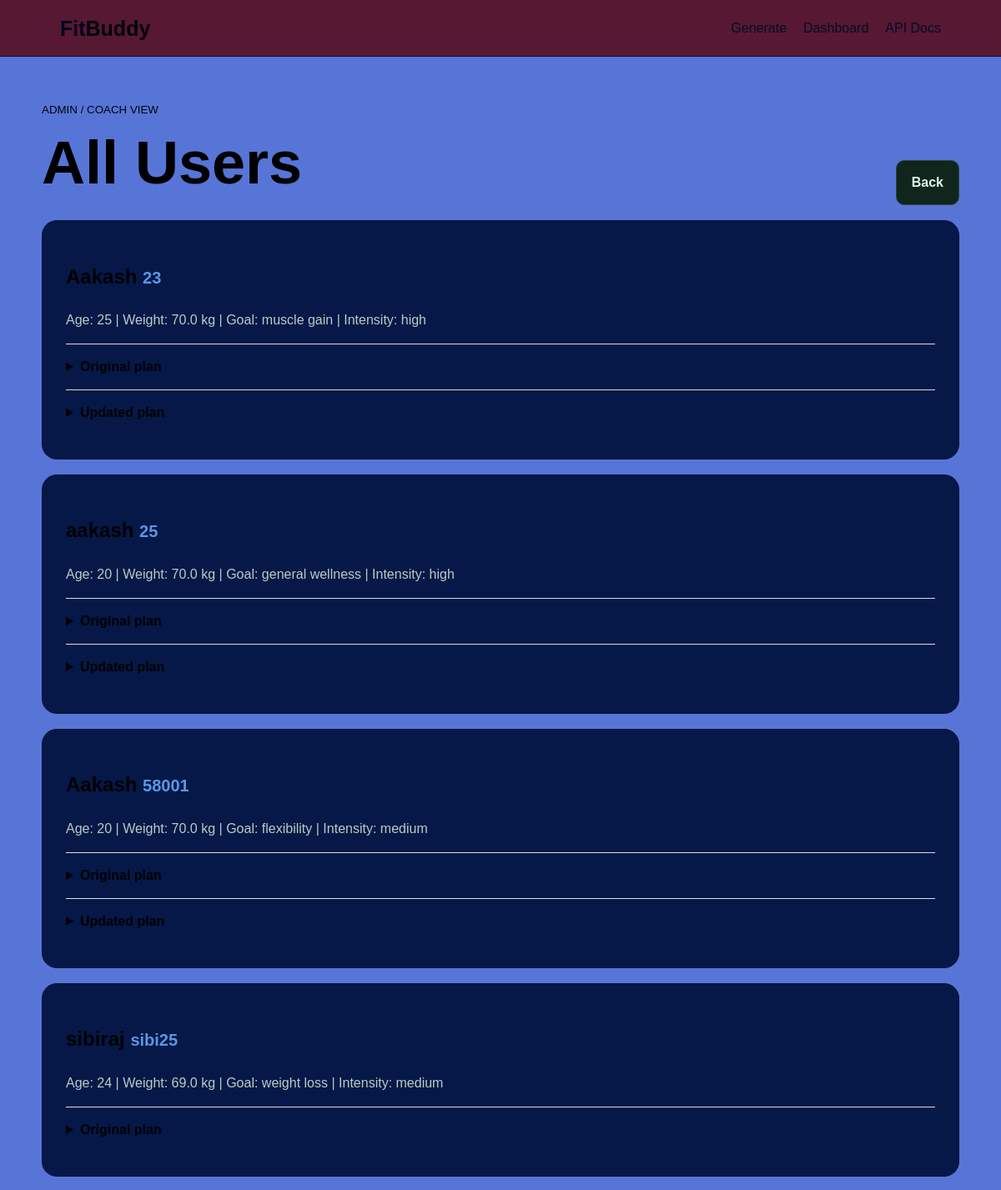
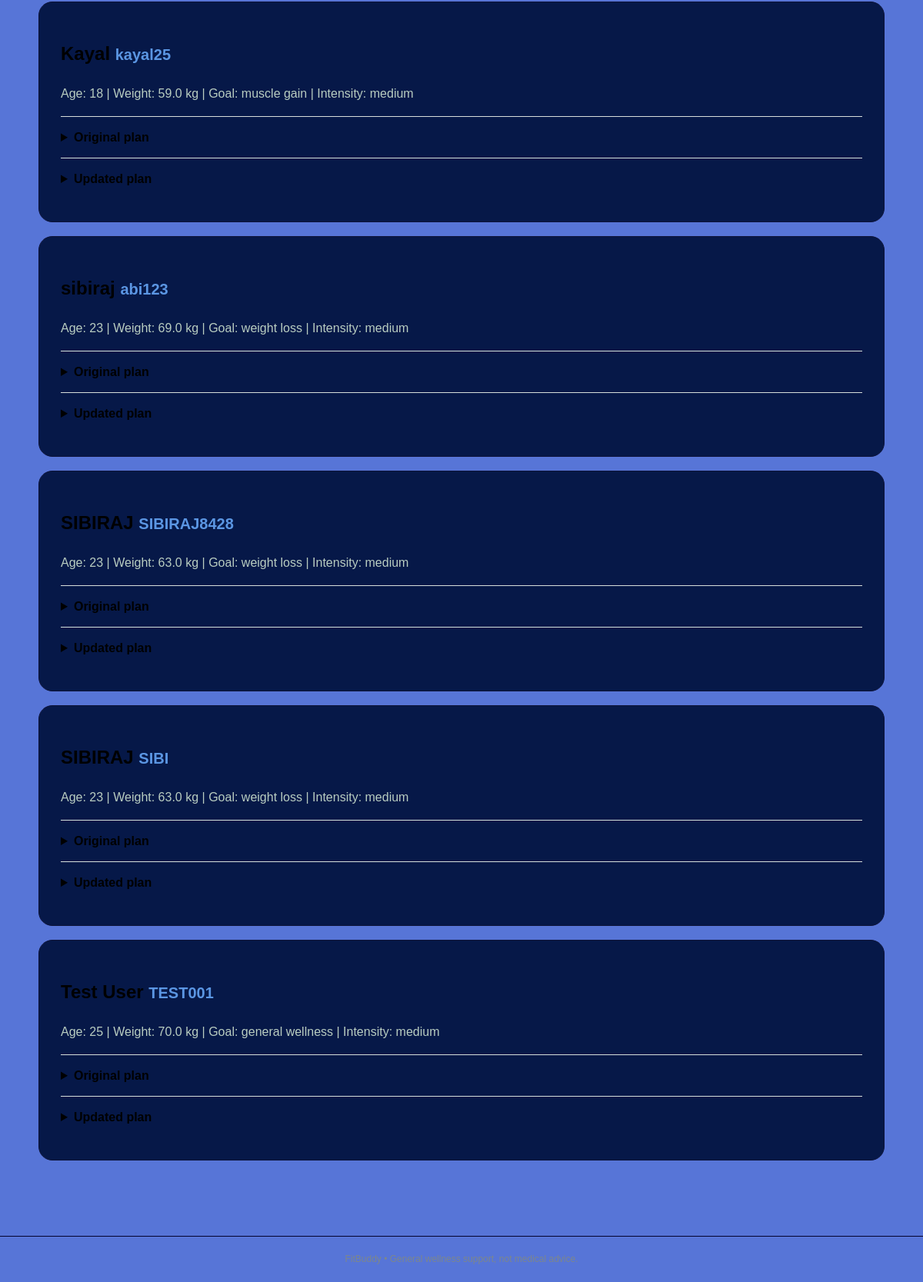
Screenshot of /view-all-users with the database file from the repository (2 pictures, top to bottom).
### app/models.py (models this page shows)
class User(Base):
    __tablename__ = "users"
    id: Mapped[int] = mapped_column(Integer, primary_key=True)
    user_id: Mapped[str] = mapped_column(String(80), unique=True, index=True)
    username: Mapped[str] = mapped_column(String(120))
    age: Mapped[int] = mapped_column(Integer)
    weight: Mapped[float] = mapped_column(Float)
    goal: Mapped[str] = mapped_column(String(50))
    intensity: Mapped[str] = mapped_column(String(20))
    created_at: Mapped[datetime] = mapped_column(DateTime, default=datetime.utcnow)
    plan: Mapped["Plan | None"] = relationship(back_populates="user", cascade="all, delete-orphan", uselist=False)

### app/main.py (the view)
@app.get("/view-all-users", response_class=HTMLResponse)
def view_all_users(
    request: Request,
    db: Session = Depends(get_db),
):
    users = (
        db.scalars(
            select(User)
            .options(joinedload(User.plan))
            .order_by(User.created_at.desc())
        )
        .unique()
        .all()
    )
    return templates.TemplateResponse(
        request=request,
        name="all_users.html",
        context={
            "request": request,
            "users": users,
        },
    )

### templates/all_users.html
{% extends "base.html" %}{% block title %}FitBuddy | Dashboard{% endblock %}{% block content %}<div class="head"><div><small>ADMIN / COACH VIEW</small><h1>All Users</h1></div><a class="secondary" href="/">Back</a></div>{% for user in users %}<section class="card user"><h2>{{ user.username }} <small>{{ user.user_id }}</small></h2><p>Age: {{ user.age }} | Weight: {{ user.weight }} kg | Goal: {{ user.goal }} | Intensity: {{ user.intensity }}</p>{% if user.plan %}<details><summary>Original plan</summary><pre>{{ user.plan.original_plan }}</pre></details>{% if user.plan.updated_plan %}<details><summary>Updated plan</summary><pre>{{ user.plan.updated_plan }}</pre></details>{% endif %}{% endif %}</section>{% else %}<section class="card"><p>No users yet.</p></section>{% endfor %}{% endblock %}

### templates/base.html (shortened to what this page needs)
<!doctype html><html lang="en"><head><link rel="stylesheet" href="{{ url_for('static', path='css/style.css') }}"></head><body><header><a class="logo" href="/">Fit<span>Buddy</span></a><nav><a href="/">Generate</a><a href="/view-all-users">Dashboard</a><a href="/docs">API Docs</a></nav></header><main>{% block content %}{% endblock %}</main><footer></footer></body></html>

### static/css/style.css (style rules this page uses)
* { box-sizing:border-box }
body { margin:0;background:#5775d7;color:#000000;font-family:Algerian,sans-serif;line-height:1.6 }
header { height:68px;border-bottom:1px solid #160243;display:flex;align-items:center;justify-content:space-between;padding:0 6%;position:sticky;top:0;background:#561226ee;backdrop-filter:blur(10px);z-index:2 }
.logo { font-size:25px;font-weight:800;color:#04041f;text-decoration:none }
.logo span,b,small { color:#01030b }
nav { display:flex;gap:20px }
nav a { color:#040e27;text-decoration:none }
main { width:min(1100px,92%);margin:auto;padding:50px 0 80px }
.hero h1,.head h1 { font-size:clamp(42px,6vw,72px);line-height:1;margin:15px 0 }
.card { background:#061848;border:1px solid #0d1338;border-radius:18px;padding:28px;margin:18px 0 }
button,.secondary { display:inline-block;padding:13px 18px;border:0;border-radius:10px;background:#182e9b;color:#062015;font-weight:800;cursor:pointer;text-decoration:none }
.secondary { background:#10251b;color:#dff8e9;border:1px solid #29493a }
.head { display:flex;justify-content:space-between;align-items:end;gap:20px }
p { color:#b9cdc1 }
.user small { color:#5b96e3 }
details { border-top:1px solid #d7dedb;padding:14px 0 }
summary { cursor:pointer;font-weight:bold }
footer { text-align:center;color:#7d878b;border-top:1px solid #03032d;padding:20px;font-size:12px }

### rows the page displays
User: username "Aakash", user_id "23", age "25", weight "70.0", goal "muscle gain", intensity "high"
User: username "aakash", user_id "25", age "20", weight "70.0", goal "general wellness", intensity "high"
User: username "Aakash", user_id "58001", age "20", weight "70.0", goal "flexibility", intensity "medium"
User: username "sibiraj", user_id "sibi25", age "24", weight "69.0", goal "weight loss", intensity "medium"
User: username "Kayal", user_id "kayal25", age "18", weight "59.0", goal "muscle gain", intensity "medium"
User: username "sibiraj", user_id "abi123", age "23", weight "69.0", goal "weight loss", intensity "medium"
User: username "SIBIRAJ", user_id "SIBIRAJ8428", age "23", weight "63.0", goal "weight loss", intensity "medium"
User: username "SIBIRAJ", user_id "SIBI", age "23", weight "63.0", goal "weight loss", intensity "medium"
User: username "Test User", user_id "TEST001", age "25", weight "70.0", goal "general wellness", intensity "medium"
